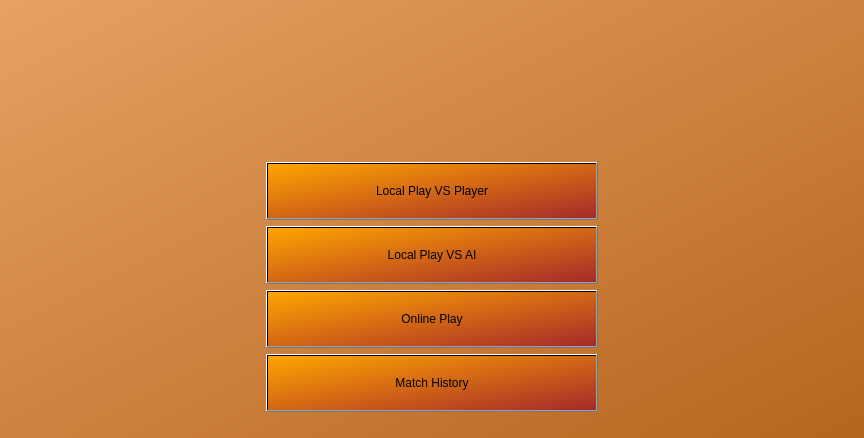
<?xml version="1.0" encoding="UTF-8"?>
<ui version="4.0">
 <class>Form</class>
 <widget class="QWidget" name="Form">
  <property name="geometry">
   <rect>
    <x>0</x>
    <y>0</y>
    <width>864</width>
    <height>438</height>
   </rect>
  </property>
  <property name="minimumSize">
   <size>
    <width>864</width>
    <height>438</height>
   </size>
  </property>
  <property name="windowTitle">
   <string>Form</string>
  </property>
  <property name="styleSheet">
   <string notr="true">QWidget#Form {
	background-color: qlineargradient(x1: 0, y1: 0, x2: 1, y2: 1, stop: 0 #e6a163, stop: 1 #b5651d);
}</string>
  </property>
  <layout class="QGridLayout" name="gridLayout" rowstretch="10,4,4,4,4,1" columnstretch="3,4,3">
   <item row="1" column="1">
    <widget class="QPushButton" name="localPlayerVsPlayerButton">
     <property name="sizePolicy">
      <sizepolicy hsizetype="Minimum" vsizetype="Preferred">
       <horstretch>0</horstretch>
       <verstretch>0</verstretch>
      </sizepolicy>
     </property>
     <property name="styleSheet">
      <string notr="true">background-color: qlineargradient(x1: 0, y1: 0, x2: 1, y2: 1, stop: 0 orange, stop: 1 brown);</string>
     </property>
     <property name="text">
      <string>Local Play VS Player</string>
     </property>
    </widget>
   </item>
   <item row="1" column="0" rowspan="4">
    <widget class="QLabel" name="label_2">
     <property name="sizePolicy">
      <sizepolicy hsizetype="Ignored" vsizetype="Ignored">
       <horstretch>0</horstretch>
       <verstretch>0</verstretch>
      </sizepolicy>
     </property>
     <property name="text">
      <string/>
     </property>
     <property name="pixmap">
      <pixmap>../resource_images/white_pawn.png</pixmap>
     </property>
     <property name="scaledContents">
      <bool>true</bool>
     </property>
    </widget>
   </item>
   <item row="4" column="1">
    <widget class="QPushButton" name="matchHistoryButton">
     <property name="sizePolicy">
      <sizepolicy hsizetype="Minimum" vsizetype="Preferred">
       <horstretch>0</horstretch>
       <verstretch>0</verstretch>
      </sizepolicy>
     </property>
     <property name="styleSheet">
      <string notr="true">background-color: qlineargradient(x1: 0, y1: 0, x2: 1, y2: 1, stop: 0 orange, stop: 1 brown);</string>
     </property>
     <property name="text">
      <string>Match History</string>
     </property>
    </widget>
   </item>
   <item row="3" column="1">
    <widget class="QPushButton" name="onlinePlayerVsPlayerButton">
     <property name="sizePolicy">
      <sizepolicy hsizetype="Minimum" vsizetype="Preferred">
       <horstretch>0</horstretch>
       <verstretch>0</verstretch>
      </sizepolicy>
     </property>
     <property name="styleSheet">
      <string notr="true">background-color: qlineargradient(x1: 0, y1: 0, x2: 1, y2: 1, stop: 0 orange, stop: 1 brown);</string>
     </property>
     <property name="text">
      <string>Online Play</string>
     </property>
    </widget>
   </item>
   <item row="0" column="0" colspan="3">
    <widget class="QLabel" name="label_3">
     <property name="sizePolicy">
      <sizepolicy hsizetype="Ignored" vsizetype="Ignored">
       <horstretch>0</horstretch>
       <verstretch>0</verstretch>
      </sizepolicy>
     </property>
     <property name="text">
      <string/>
     </property>
     <property name="pixmap">
      <pixmap>../resource_images/title.png</pixmap>
     </property>
     <property name="scaledContents">
      <bool>true</bool>
     </property>
    </widget>
   </item>
   <item row="2" column="1">
    <widget class="QPushButton" name="playerVsAiButton">
     <property name="sizePolicy">
      <sizepolicy hsizetype="Minimum" vsizetype="Preferred">
       <horstretch>0</horstretch>
       <verstretch>0</verstretch>
      </sizepolicy>
     </property>
     <property name="styleSheet">
      <string notr="true">background-color: qlineargradient(x1: 0, y1: 0, x2: 1, y2: 1, stop: 0 orange, stop: 1 brown);</string>
     </property>
     <property name="text">
      <string>Local Play VS AI</string>
     </property>
    </widget>
   </item>
   <item row="5" column="1">
    <spacer name="verticalSpacer">
     <property name="orientation">
      <enum>Qt::Vertical</enum>
     </property>
     <property name="sizeHint" stdset="0">
      <size>
       <width>20</width>
       <height>40</height>
      </size>
     </property>
    </spacer>
   </item>
   <item row="1" column="2" rowspan="4">
    <widget class="QLabel" name="label_4">
     <property name="sizePolicy">
      <sizepolicy hsizetype="Ignored" vsizetype="Ignored">
       <horstretch>0</horstretch>
       <verstretch>0</verstretch>
      </sizepolicy>
     </property>
     <property name="text">
      <string/>
     </property>
     <property name="pixmap">
      <pixmap>../resource_images/black_pawn.png</pixmap>
     </property>
     <property name="scaledContents">
      <bool>true</bool>
     </property>
    </widget>
   </item>
  </layout>
 </widget>
 <resources/>
 <connections/>
</ui>
